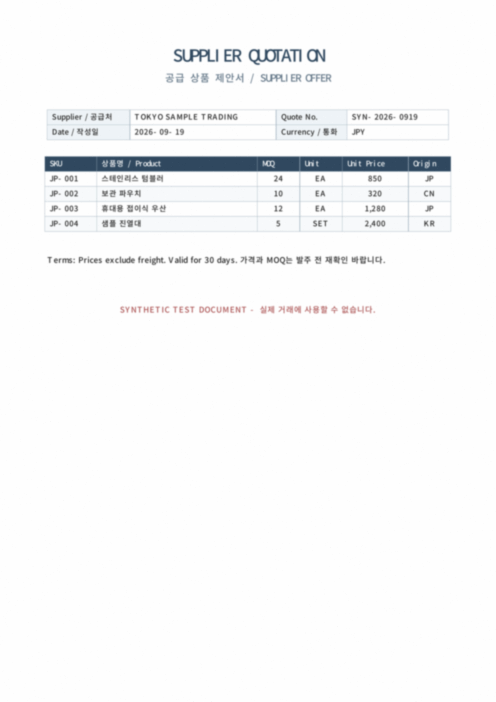
#> input picture api-server/src/test/resources/fixtures/ocr/supplier-quotation-blurred-scan.png, 992 x 1403 px (shown at 1/2 size)
$ python -i server.py   (imports and definitions only)   (older library calls are emulated)
#> lines starting #> are read from the running program, lines starting #| are printed output that depends on the picture
#!/usr/bin/env python3
"""Small deterministic OCR HTTP worker with optional anti-blur preprocessing."""

from __future__ import annotations

import csv
import io
import json
import math
import os
from pathlib import Path
import subprocess
import tempfile
from http.server import BaseHTTPRequestHandler, ThreadingHTTPServer

import cv2


MAX_BYTES = int(os.getenv("OCR_MAX_BYTES", str(15 * 1024 * 1024)))
MAX_PAGES = int(os.getenv("OCR_MAX_PAGES", "10"))
LANGUAGES = os.getenv("OCR_LANGUAGES", "kor+eng+jpn")
MIN_TEXT_CHARS = int(os.getenv("OCR_MIN_TEXT_CHARS", "40"))
BLUR_THRESHOLD = float(os.getenv("OCR_BLUR_THRESHOLD", "110"))
PROCESS_TIMEOUT = int(os.getenv("OCR_PROCESS_TIMEOUT_SECONDS", "90"))
ENGINE_VERSION = "tesseract-antiblur-v1"


class ExtractionError(ValueError):
    pass


# [30 lines left out: functions run, detect_type, pdf_pages, not called in this run]


def embedded_pdf_text(path: Path) -> str:
    return run(["pdftotext", "-layout", "-enc", "UTF-8", str(path), "-"])


def blur_score(gray) -> float:
    return float(cv2.Laplacian(gray, cv2.CV_64F).var())


def resize_for_ocr(gray):
    target = 1800
    shortest = min(gray.shape[:2])
#> shortest = 992
    if shortest >= target:
        return gray
    scale = min(2.5, target / max(1, shortest))
#> scale = 1.81
    return cv2.resize(gray, None, fx=scale, fy=scale, interpolation=cv2.INTER_CUBIC)
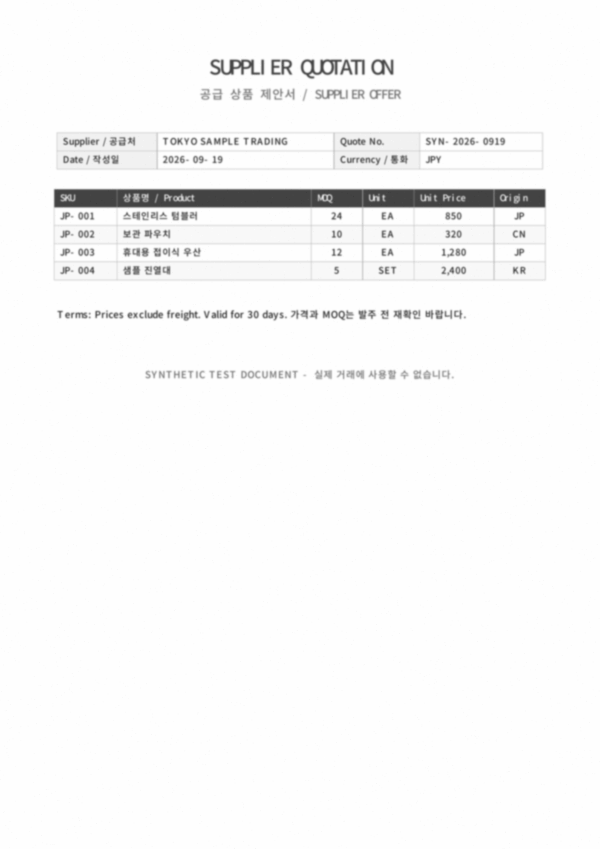
#> returned value: shape (2546, 1800) (shown at 1/3 size); min 53, max 255, mean 247.9


def antiblur(gray):
    enlarged = resize_for_ocr(gray)
    clahe = cv2.createCLAHE(clipLimit=2.0, tileGridSize=(8, 8)).apply(enlarged)
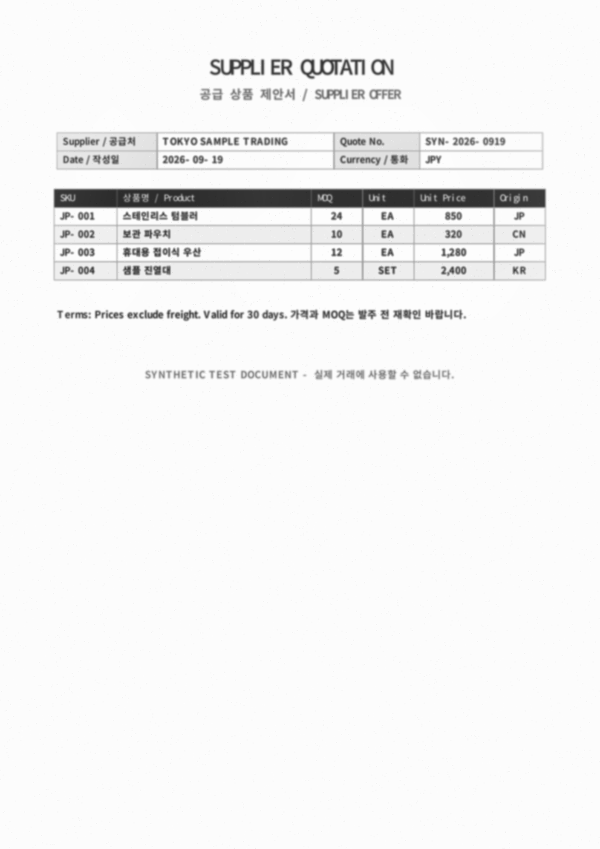
#> clahe: shape (2546, 1800) (shown at 1/3 size); min 35, max 255, mean 244
    softened = cv2.GaussianBlur(clahe, (0, 0), 1.15)
    sharpened = cv2.addWeighted(clahe, 1.85, softened, -0.85, 0)
    return cv2.fastNlMeansDenoising(sharpened, None, 7, 7, 21)


# [101 lines left out: functions parse_tsv, tesseract, ocr_page, extract, not called in this run]


class Handler(BaseHTTPRequestHandler):
    server_version = "TradeOpsOCR/1"

    # [31 lines left out: functions send_json, do_GET, do_POST, not called in this run]

    def log_message(self, format: str, *args) -> None:
        print(f"ocr-worker {self.address_string()} {format % args}", flush=True)


# [4 lines left out: function main, not called in this run]


# [2 lines not run here, left out]

>>> import cv2
>>> picture = cv2.imread('../api-server/src/test/resources/fixtures/ocr/supplier-quotation-blurred-scan.png', cv2.IMREAD_GRAYSCALE)
>>> result = antiblur(picture)
